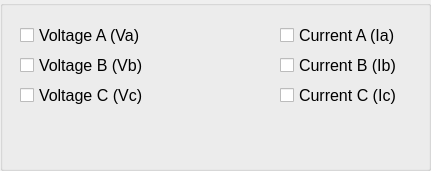
  <widget class="QGroupBox" name="groupBox_4">
   <property name="geometry">
    <rect>
     <x>900</x>
     <y>420</y>
     <width>431</width>
     <height>171</height>
    </rect>
   </property>
   <property name="title">
    <string/>
   </property>
   <widget class="QCheckBox" name="cB_va">
    <property name="geometry">
     <rect>
      <x>20</x>
      <y>20</y>
      <width>151</width>
      <height>31</height>
     </rect>
    </property>
    <property name="font">
     <font>
      <pointsize>12</pointsize>
     </font>
    </property>
    <property name="text">
     <string>Voltage A (Va)</string>
    </property>
   </widget>
   <widget class="QCheckBox" name="cB_vb">
    <property name="geometry">
     <rect>
      <x>20</x>
      <y>50</y>
      <width>151</width>
      <height>31</height>
     </rect>
    </property>
    <property name="font">
     <font>
      <pointsize>12</pointsize>
     </font>
    </property>
    <property name="text">
     <string>Voltage B (Vb)</string>
    </property>
   </widget>
   <widget class="QCheckBox" name="cB_vc">
    <property name="geometry">
     <rect>
      <x>20</x>
      <y>80</y>
      <width>151</width>
      <height>31</height>
     </rect>
    </property>
    <property name="font">
     <font>
      <pointsize>12</pointsize>
     </font>
    </property>
    <property name="text">
     <string>Voltage C (Vc)</string>
    </property>
   </widget>
   <widget class="QCheckBox" name="cB_ia">
    <property name="geometry">
     <rect>
      <x>280</x>
      <y>20</y>
      <width>151</width>
      <height>31</height>
     </rect>
    </property>
    <property name="font">
     <font>
      <pointsize>12</pointsize>
     </font>
    </property>
    <property name="text">
     <string>Current A (Ia)</string>
    </property>
   </widget>
   <widget class="QCheckBox" name="cB_ib">
    <property name="geometry">
     <rect>
      <x>280</x>
      <y>50</y>
      <width>151</width>
      <height>31</height>
     </rect>
    </property>
    <property name="font">
     <font>
      <pointsize>12</pointsize>
     </font>
    </property>
    <property name="text">
     <string>Current B (Ib)</string>
    </property>
   </widget>
   <widget class="QCheckBox" name="cB_ic">
    <property name="geometry">
     <rect>
      <x>280</x>
      <y>80</y>
      <width>151</width>
      <height>31</height>
     </rect>
    </property>
    <property name="font">
     <font>
      <pointsize>12</pointsize>
     </font>
    </property>
    <property name="text">
     <string>Current C (Ic)</string>
    </property>
   </widget>
  </widget>
